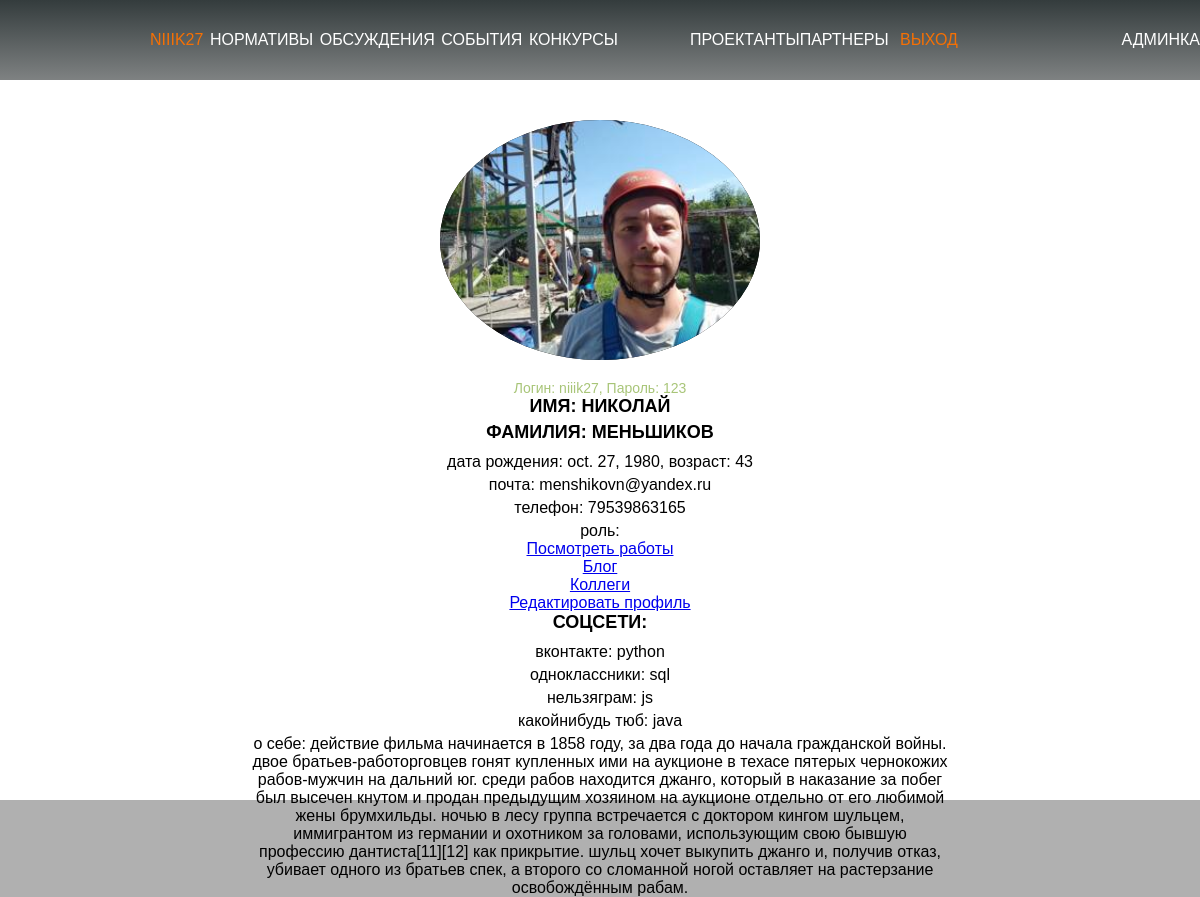
The app's page /niiik27/ (signed in), older data.
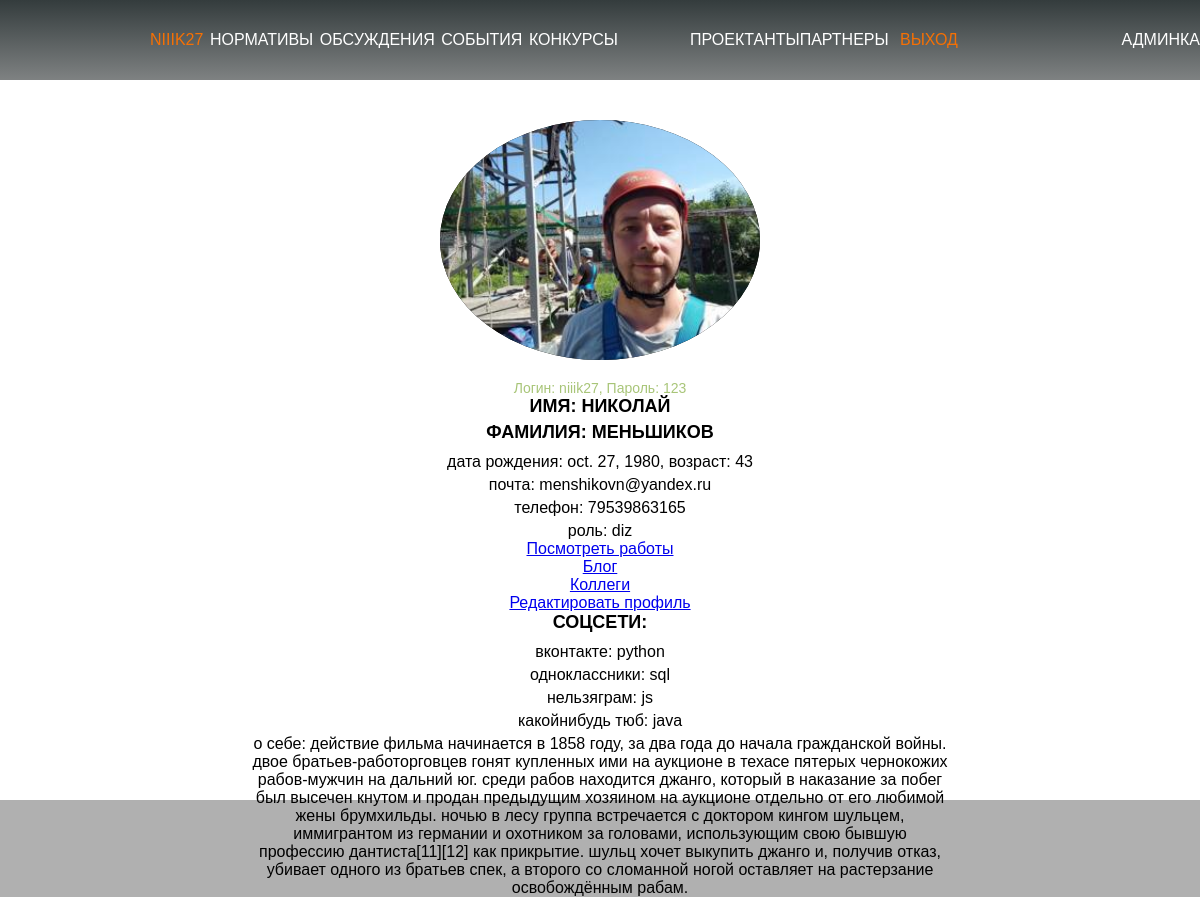
The same page, newer data.
### loginuser/models.py (models this page shows, shortened)
class UserProfile(models.Model):
    photo_url = models.CharField('Ссылка на фото',max_length=256, blank=True)
    image = models.ImageField('Изображение', upload_to=f'{APP_NAMES.USER_PROFILE}/image', blank=True)
    firstname = models.CharField('Имя', max_length=len_fields, blank=True)
    lastname = models.CharField('Фамилия', max_length=len_fields, blank=True)
    birth = models.DateField('Дата рождения', blank=True)
    e_mail = models.CharField('Почта', max_length=len_fields, blank=True)
    phone = models.BigIntegerField('Телефон', blank=True)
    purpose = models.CharField('Роль',max_length=10, blank=True)
    social_vk = models.CharField('Вконтакте', max_length=len_fields, blank=True)
    social_ok = models.CharField('Одноклассники', max_length=len_fields, blank=True)
    social_inst = models.CharField('Инста', max_length=len_fields, blank=True)
    social_tube = models.CharField('Видео', max_length=len_fields, blank=True)
    username = models.CharField('Логин', max_length=len_fields, blank=True)
    password = models.CharField('Пароль', max_length=len_fields, blank=True)
    about = models.TextField('Описание', blank=True)
    user = models.OneToOneField(User, on_delete=models.CASCADE)
    class Meta:
        verbose_name = APP_NAMES.USER_PROFILE
        verbose_name_plural = VERBOSE_APP_NAMES.USER_PROFILE

### loginuser/views.py (the view)
# urls.py: path('<str:username>/', profileView, name='username'),
def profileView(request, username):
    try:
        user = get_object_or_404(UserProfile, username=username)
        today = date.today()
        age = today.year - user.birth.year - ((today.month, today.day) < (user.birth.month, user.birth.day))
        return render(request, f'{APP_NAMES.HOME}/{APP_NAMES.HOME}.html',
                      {'userprofile': user, 'page_name': VERBOSE_APP_NAMES.HOME, 'page_style': APP_NAMES.HOME,
                       'age': age})
    except Http404:
        try:
            master_user = get_object_or_404(User, username=username)
            return redirect(f'/{APP_NAMES.LOGIN_USER}/{APP_NAMES.REG_USER}')
        except Http404:
            return redirect(f'/{APP_NAMES.ARTISTS}')

### home/templates/home/home.html (shortened to what this page needs)
{% extends 'base.html' %}
{% block content %}
    <main>
        {% if request.user.username %}
        <section class="hero">
            <div class="wrapper hero-wrapper">
                <img src="{{ userprofile.image.url }}" alt="" class="my_image hero__my_image">
                <span class="my_age">Логин: {{ userprofile.username }}, Пароль: {{ userprofile.password }}</span>
                <span class="first_name">Имя: {{ userprofile.firstname }}</span>
                <span class="last_name">Фамилия: {{ userprofile.lastname }}</span>
                <span class="my_desc">Дата рождения: {{ userprofile.birth }}, Возраст: {{ age }}</span>
                <span class="my_desc">Почта: {{ userprofile.e_mail }}</span>
                <span class="my_desc">Телефон: {{ userprofile.phone }}</span>
                <span class="my_desc">Роль: {{ userprofile.purpose }}</span>
                <a href="{% url 'portfolio' userprofile.username %}">Посмотреть работы</a>
                <a href="{% url 'blog' %}">Блог</a>
                <a href="{% url 'artists' %}">Коллеги</a>
                <a href="{% url 'profileup' %}">Редактировать профиль</a>
                <p class="first_name">Соцсети:</p>
                <p class="my_desc">Вконтакте: {{ userprofile.social_vk }}</p>
                <p class="my_desc">Одноклассники: {{ userprofile.social_ok }}</p>
                <p class="my_desc">Нельзяграм: {{ userprofile.social_inst }}</p>
                <p class="my_desc">Какойнибудь тюб: {{ userprofile.social_tube }}</p>
                <p class="my_desc">О себе: {{ userprofile.about }}</p>
            </div>
        </section>
        {% endif %}
    </main>
{% endblock %}

Row changes from the older to the newer data that the page shows:
changed UserProfile "НИКОЛАЙ": purpose (not shown) → "diz"
